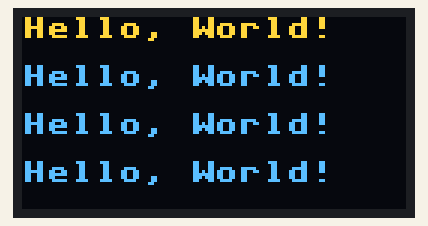
A program run on a simulated ESP8266 board running MicroPython. On the bench: 128×64 one-colour display. The OLED is the two-colour kind (top 16 rows yellow); WiFi joins after 1.5 s; what the program prints to the serial console is not drawn. At 1.6 s the program stops and its outputs stay as they are.

Above: at 1.6 s.

The program:

main.py
```python
from machine import Pin, I2C
import ssd1306

# using default address 0x3C
i2c = I2C(sda=Pin(14), scl=Pin(12))
display = ssd1306.SSD1306_I2C(128, 64, i2c)
display.text('Hello, World!', 0, 0, 1)
display.text('Hello, World!', 0, 16, 1)
display.text('Hello, World!', 0, 32, 1)
display.text('Hello, World!', 0, 48, 1)
display.show()
```

credentials.py
```python
SSID = ""
WiFi_Password = ""
```

boot.py
```python
# This file is executed on every boot (including wake-boot from deepsleep)
#import esp
#esp.osdebug(None)
#uos.dupterm(None, 1) # disable REPL on UART(0)
import gc
#import webrepl
#webrepl.start()
gc.collect()


def do_connect():
    import network
    from credentials import SSID, WiFi_Password
    wlan = network.WLAN(network.STA_IF)
    wlan.active(True)
    if not wlan.isconnected():
        print('connecting to network...')
        wlan.connect(SSID, WiFi_Password)
        while not wlan.isconnected():
            pass
    print('network config:', wlan.ifconfig())


do_connect()
```
